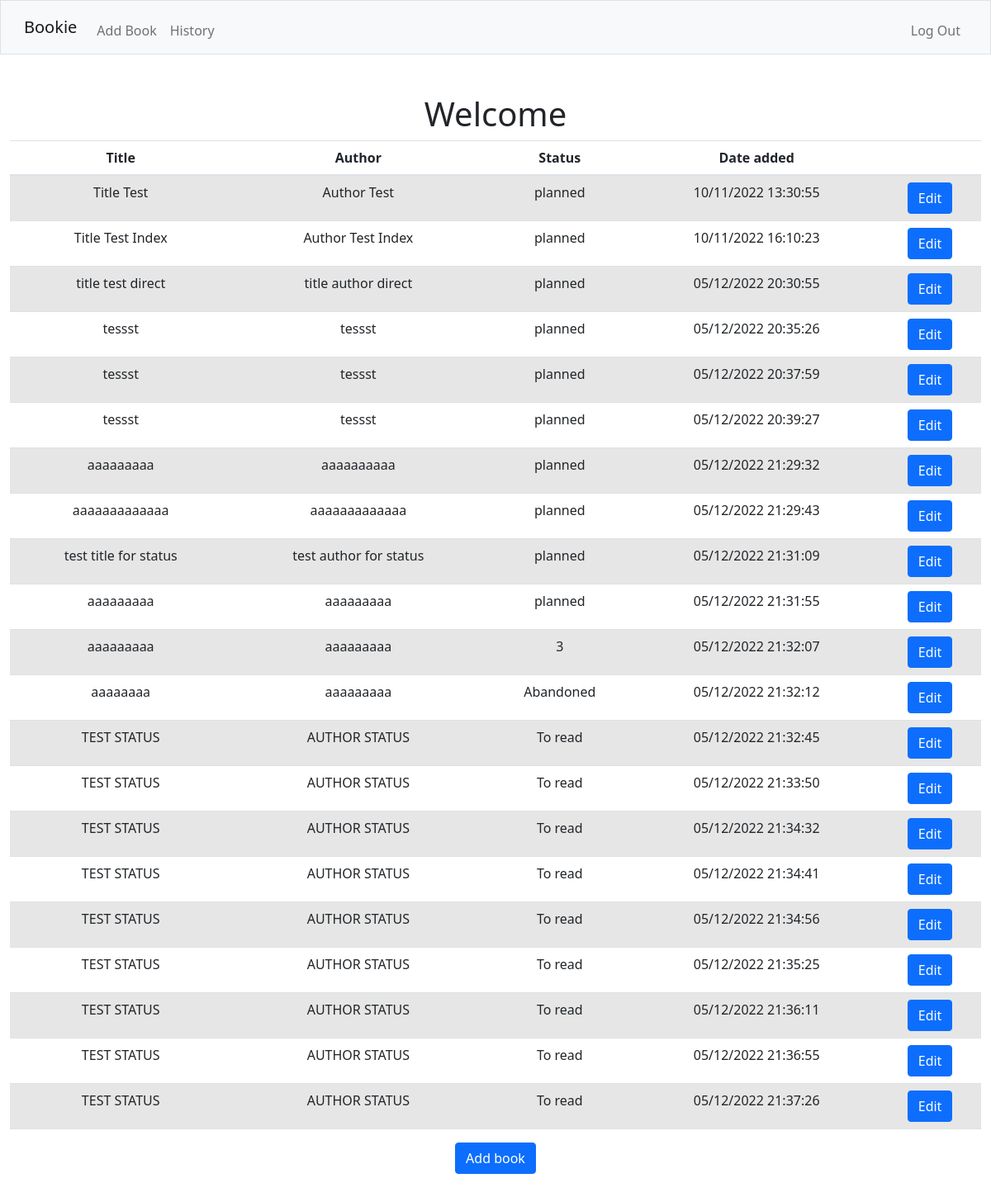
Page / (signed in) on the earlier database version.
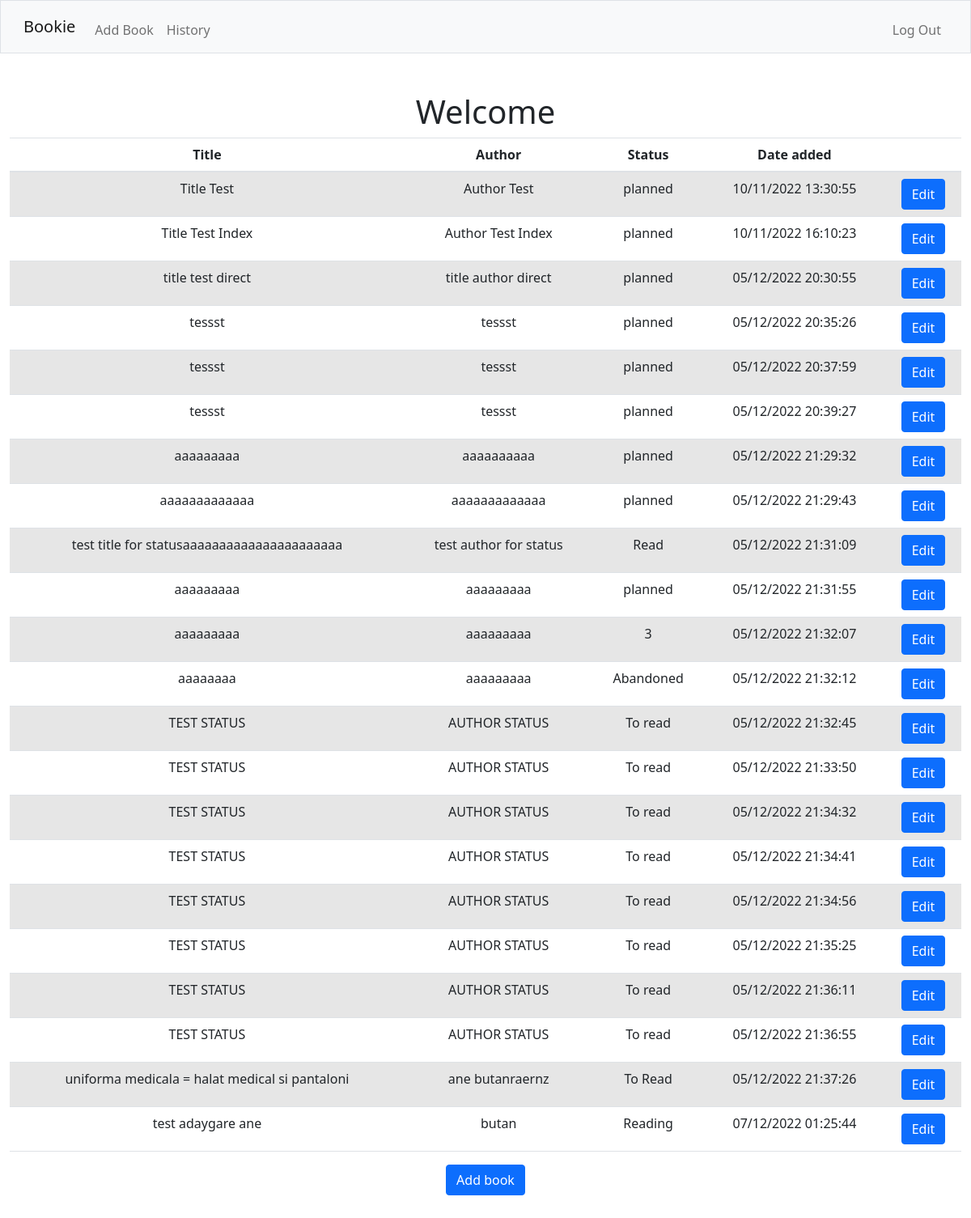
Same page on the later database version.
### tables this page shows
CREATE TABLE books (id INTEGER PRIMARY KEY AUTOINCREMENT NOT NULL, title TEXT NOT NULL, author TEXT NOT NULL, date TEXT NOT NULL, user_id INTEGER NOT NULL, status TEXT DEFAULT 'planned', FOREIGN KEY(user_id) REFERENCES users(id));

### app.py (the view)
@app.route("/")
@login_required
def index():
    if session.get("user_id") is None:
        return redirect("/login")
    else:
        books = db.execute("SELECT * FROM books WHERE user_id = ?", session["user_id"])
        return render_template("index.html", books=books)

### app.py (called while the page is built)
@app.after_request
def after_request(response):
    response.headers["Cache-Control"] = "no-cache, no-store, must-revalidate"
    response.headers["Expires"] = 0
    response.headers["Pragma"] = "no-cache"
    return response

### helpers.py (called while the page is built)
def login_required(f):
    @wraps(f)
    def decorated_function(*args, **kwargs):
        if session.get("user_id") is None:
            return redirect("/login")
        return f(*args, **kwargs)
    return decorated_function

### templates/index.html (shortened to what this page needs)
{% extends "layout.html" %}
{% block main %}
<h1>Welcome</h1>
<table class="table table-striped">
    <thead>
        <tr>
            <th scope="col">Title</th>
            <th scope="col">Author</th>
            <th scope="col">Status</th>
            <th scope="col">Date added</th>
            <th> </th>
        </tr>
    </thead>
    <tbody>
        {% for book in books %}
        <tr>
            <td>{{ book.title }}</td>
            <td>{{ book.author }}</td>
            <td>{{ book.status }}</td>
            <td>{{ book.date }}</td>
            <td>
                <form action="/editbook/{{ book.id }}" method="get">
                    <button class="btn btn-primary" type="submit">
                        Edit
                    </button>
                </form>
            </td>
        </tr>
        {% endfor %}
    </tbody>
</table>
<form action="/addbook" method="post">
    <p>
        <button class="btn btn-primary" type="button" data-bs-toggle="collapse" data-bs-target="#collapseExample"
            aria-expanded="false" aria-controls="collapseExample">
            Add book
        </button>
    </p>
</form>
{% endblock %}

### templates/layout.html (shortened to what this page needs)
<!DOCTYPE html>
<html lang="en">
    <head>
        <link rel="stylesheet" href="https://stackpath.bootstrapcdn.com/bootstrap/4.5.2/css/bootstrap.min.css"
>
        <link href="https://cdn.jsdelivr.net/npm/bootstrap@5.1.3/dist/css/bootstrap.min.css"
 rel="stylesheet">
    </head>
    <body>
        <nav class="bg-light border navbar navbar-expand-md navbar-light">
            <div class="container-fluid">
                <a class="navbar-brand" href="/"><span class="blue">Bookie</span></a>
                <div class="collapse navbar-collapse" id="navbar">
                    {% if session["user_id"] %}
                    <ul class="navbar-nav me-auto mt-2">
                        <li class="nav-item"><a class="nav-link" href="/addbook">Add Book</a></li>
                        <li class="nav-item"><a class="nav-link" href="/history">History</a></li>
                    </ul>
                    <ul class="navbar-nav ms-auto mt-2">
                        <li class="nav-item"><a class="nav-link" href="/logout">Log Out</a></li>
                    </ul>
                    {% else %}
                    <ul class="navbar-nav ms-auto mt-2">
                        <li class="nav-item"><a class="nav-link" href="/register">Register</a></li>
                        <li class="nav-item"><a class="nav-link" href="/login">Log In</a></li>
                    </ul>
                    {% endif %}
                </div>
            </div>
        </nav>
        <main class="container-fluid py-5 text-center">
            {% block main %}{% endblock %}
        </main>
    </body>
</html>

Differences in the rows shown:
changed books "test author for status": title "test title for status" → "test title for statusaaaaaaaaaaaaaaaaaaaaaa"; status "planned" → "Read"
changed books: title "TEST STATUS" → "uniforma medicala = halat medical si pantaloni"; author "AUTHOR STATUS" → "ane butanraernz"; status "To read" → "To Read"
added books: title "test adaygare ane", author "butan", status "Reading", date "07/12/2022 01:25:44"
